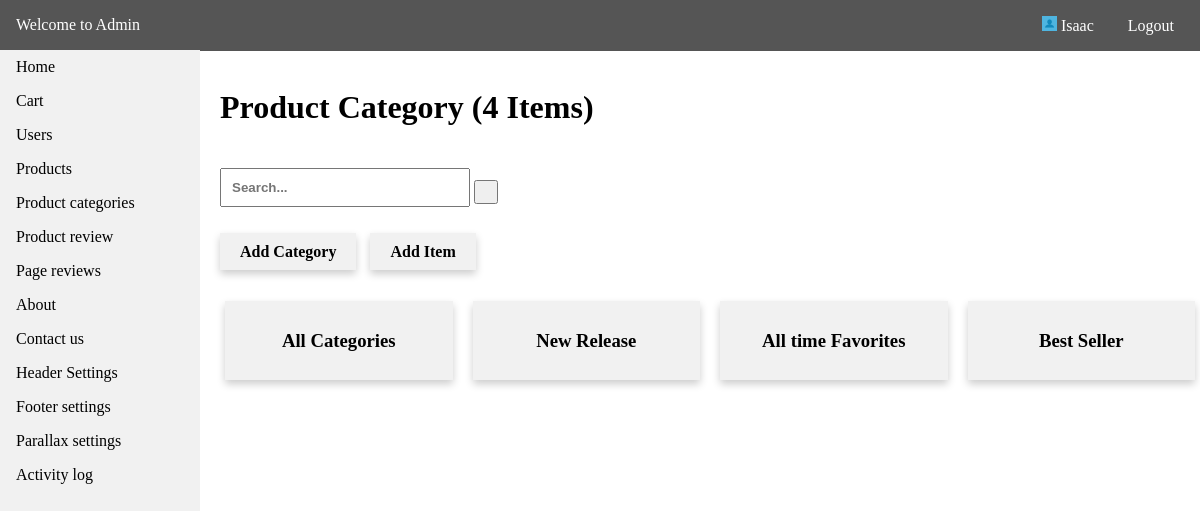
Page /admin/product_category.php (signed in) on the committed database.
### tables this page shows
CREATE TABLE `tbl_menus` (
  `id` int(11) NOT NULL,
  `menu_name` varchar(255) NOT NULL,
  `menu_link` varchar(255) NOT NULL,
  `date_created` datetime NOT NULL DEFAULT CURRENT_TIMESTAMP
);

CREATE TABLE `tbl_top_categories` (
  `id` int(11) NOT NULL,
  `ref_id` int(11) NOT NULL,
  `top_name` varchar(255) NOT NULL,
  `date_created` datetime NOT NULL DEFAULT CURRENT_TIMESTAMP
);

### api/dbh.php (called while the page is built, shortened)
<?php
class dbh {
    public function __construct() {
        $this->servername = HOST;
        $this->username = USER;
        $this->password = PASS;
        $this->dbname = DBNAME;
        $this->conn = mysqli_connect($this->servername,$this->username,$this->password,$this->dbname);
    }
}
?>

### config.php (called while the page is built, shortened)
<?php
include API.'dbh.php';
include API.'viewUser.php';
$viewUser = new ViewUser;
?>

### api/viewUser.php (called while the page is built, shortened)
<?php
class ViewUser extends User {
    public function get_data($get_table) {
        $query = "SELECT * FROM ".$get_table." ORDER BY id DESC";
        $res = mysqli_query($this->conn,$query);
        return $res;
    }
    public function get_query($query) {
        $res = mysqli_query($this->conn,$query);
        return $res;
    }
}
?>

### admin/product_category.php (the view, shortened to what this page needs)
<?php
include '../config.php';
?>
<!DOCTYPE html>
<html>
<head>
    <link rel="stylesheet" type="text/css" media="screen" href="admin_css/main.css" />
</head>
<body>
<?php
include 'require/nav.php';
$res = $viewUser->get_data("tbl_top_categories");
    $count = $res->num_rows;
?>
<div class="container">
    <br>
<h1>Product Category (<?php echo $count; ?> Items)</h1>
    <div class="search">
      <form method="GET">
        <input style="margin-top:20px;" type="text" placeholder="Search..." name="query">
        <button type="submit" name="searchbtn"><i class="fa fa-search"></i></button>
      </form>
    </div><br><br>
    <div class="addbtn">
    <a style="margin-right:10px;" href="<?php echo ADMIN_URL.'top_create.php'; ?>">Add Category<i class="fa fa-plus"></i></a>
    <a href="<?php echo ADMIN_URL.'cat_create.php'; ?>">Add Item<i class="fa fa-plus"></i></a>
    </div>
    <div class="content">
        <div class="row">
        <?php
        if (isset($_GET['query']) && isset($_GET['searchbtn'])) {
            $term = $_GET['query'];
            $table = "tbl_top_categories";
            $search = "cat_name";
            $result = $viewUser->search($term,$table,$search);
            $num_result = $result->num_rows;
            if ($num_result > 0) {
                    if ($num_result > 1)
                    {
                      $item = "items";
                    }
                    else {
                      $item = "item";
                    }
                    echo '<h3 style="color:green;">Results: "'.$term.'" ('.$num_result.' '.$item.')</h3>';
                while($row = $result->fetch_assoc()) {
                    $title = $row['cat_name'];
                    $id = $row['id'];
                    ?>
                    <div class="column">
                        <a href="product_cat_details.php?id=<?php echo $id;?>">
                            <div class="card">
                                <h3><?php echo $title; ?></h3>
                            </div>
                        </a>
                    </div>
                    <?php
                }
            }
        }
        else {
            $table = "SELECT * FROM tbl_top_categories";
            $res = $viewUser->get_query($table);
            while ($row = $res->fetch_assoc()) {
                $title = $row['top_name'];
                $id = $row['id'];
        ?>
            <div class="column">
            <a href="product_top_details.php?id=<?php echo $id;?>">
                    <div class="card">
                        <h3><?php echo $title; ?></h3>
                    </div>
                    </a>
            </div>
        <?php
        }
        }
        ?>
    </div>
    </div>
</div>
</body>
</html>

### admin/require/nav.php (shortened to what this page needs)
<div class="header">
    <p><a style="color:#fff;text-decoration:none;" href="<?php echo ADMIN_URL.'home.php';?>">Welcome to Admin</a></p>
    <div class="head-content">
        <p style="cursor:pointer;"><img src="<?php echo BASE_URL; ?>image/sample-image.jpg" style="height:15px;width:15px;" alt=""> <?php echo $_SESSION["admin"]; ?></p>
        <p><a style="color:#fff;text-decoration:none;" href="<?php echo ADMIN_URL.'logout.php';?>">Logout</a></p>
    </div>
</div>
<nav class="navi">
    <ul>
        <li><a href="<?php echo ADMIN_URL.'home.php';?>">Home</a></li>
    <?php
        $tbl = "SELECT * FROM tbl_menus";
        $res = $viewUser->get_query($tbl);
        while($row = $res->fetch_assoc()) {
            $menu = $row['menu_name'];
            $link = $row['menu_link'];
    ?>
        <li><a href="<?php echo ADMIN_URL.$link.'.php'; ?>"><?php echo ucfirst($menu); ?></a></li>
    <?php
        }
    ?>
    </ul>
</nav>

### admin/admin_css/main.css (style rules this page uses)
html { scroll-behavior: smooth; }
* { box-sizing: border-box; }
body { margin: 0; font-family: Cambria, Cochin, Georgia, Times, 'Times New Roman', serif; }
ul { list-style-type: none; margin: 0; padding: 0; width: 200px; top: 50px; background-color: #f1f1f1; position: fixed; height: 100%; overflow: auto; }
li a { display: block; color: #000; padding: 8px 16px; text-decoration: none; }
.header { background-color: #555; color:white; display: inline-block; width: 100%; position:fixed; top:0; padding: 16px; }
.header p { display: inline; }
.container { margin-top: 50px; margin-left: 220px; }
.content { margin-top: 20px; }
.head-content { float:right; }
.head-content p { margin-left: 10px; padding: 10px; }
.column { float: left; width: 25%; margin-top: 20px; padding: 0 10px; }
.row { margin: 0 -5px; }
.row:after { content: ""; display: table; clear: both; }
.search input[type=text] { width: 250px; padding: 10px; font-weight: bold; }
.search button[type=submit] { padding: 10px; }
.card { box-shadow: 0 4px 8px 0 rgba(0, 0, 0, 0.2); padding: 10px; text-align: center; background-color: #f1f1f1; }
.column a { text-decoration: none; color: #000000; }
.addbtn a { padding: 10px 20px; background-color:#f1f1f1; text-decoration:none; font-weight: bold; color:#000; box-shadow: 0 4px 8px 0 rgba(0, 0, 0, 0.2); }

### rows in the picture
tbl_menus: menu_name "Cart"
tbl_menus: menu_name "Users"
tbl_menus: menu_name "Products"
tbl_menus: menu_name "Product categories"
tbl_menus: menu_name "Product review"
tbl_menus: menu_name "Page reviews"
tbl_menus: menu_name "About"
tbl_menus: menu_name "Contact us"
tbl_menus: menu_name "Header Settings"
tbl_menus: menu_name "Footer settings"
tbl_menus: menu_name "Parallax settings"
tbl_menus: menu_name "Activity log"
tbl_top_categories: top_name "All Categories"
tbl_top_categories: top_name "New Release"
tbl_top_categories: top_name "All time Favorites"
tbl_top_categories: top_name "Best Seller"

### other values in the picture
$_SESSION["admin"] "Isaac"
$count "4"
